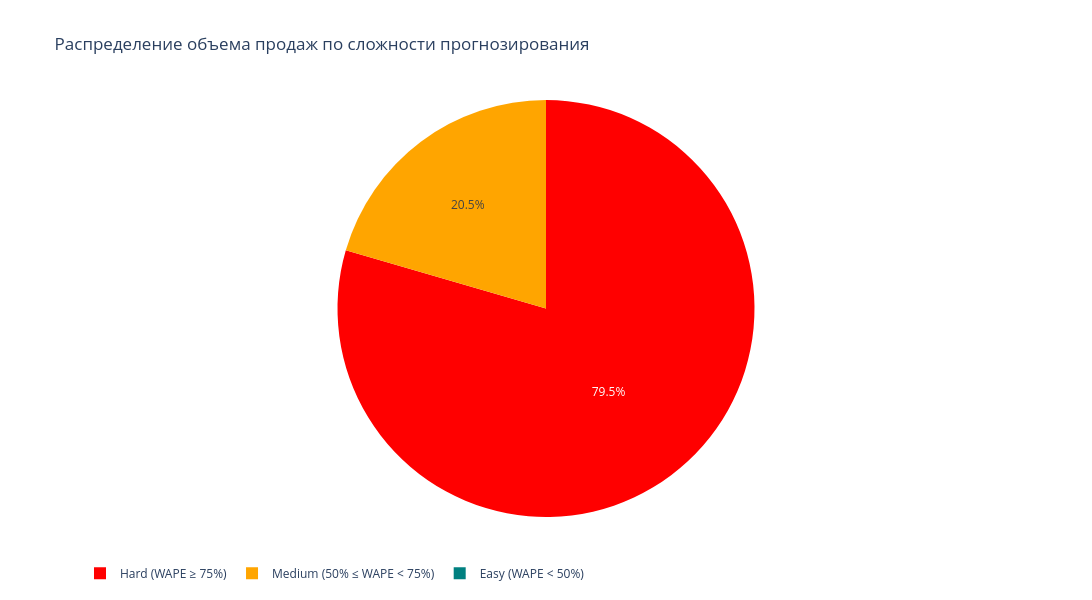

Here is the notebook cell this chart was saved with:
### Markdown cell above
Объединяем 5-мерные сегменты по WAPE: Easy — ниже 50%, Medium — от 50% до 75%,
Hard — от 75%. Это заданные пороги, не ABC-анализ из первоначального задания.
WAPE кластера рассчитывается как отношение сумм абсолютной ошибки и спроса.
Доля объёма основана на уникальных фактах продаж, без повторов из окон бэктеста.

### Code cell
bins = [0, 0.5, 0.75, np.inf]
labels = ['Easy (WAPE < 50%)', 'Medium (50% ≤ WAPE < 75%)', 'Hard (WAPE ≥ 75%)']
fi_cluster = fi_table.copy()
fi_cluster['Forecast_Cluster'] = pd.cut(
    fi_cluster['WAPE'], bins=bins, labels=labels, right=False, include_lowest=True,
)
cluster_stats = fi_cluster.groupby('Forecast_Cluster', observed=False).agg({
    'n_series': 'sum', 'total_volume': 'sum',
    'absolute_error': 'sum', 'actual_abs_sum': 'sum',
}).reset_index()
cluster_stats['WAPE'] = cluster_stats['absolute_error'] / cluster_stats['actual_abs_sum'].replace(0, np.nan)
cluster_stats['Volume_Share'] = cluster_stats['total_volume'] / cluster_stats['total_volume'].sum()

display(cluster_stats[['Forecast_Cluster', 'n_series', 'total_volume', 'WAPE', 'Volume_Share']].style.format({
    'WAPE': '{:.1%}', 'total_volume': '{:,.0f}', 'Volume_Share': '{:.1%}',
}))
fig = px.pie(
    cluster_stats, values='total_volume', names='Forecast_Cluster',
    title='Распределение объема продаж по сложности прогнозирования',
    color='Forecast_Cluster', color_discrete_map=dict(zip(labels, ['teal', 'orange', 'red'])),
)
fig.update_traces(textposition='inside', textinfo='percent', hovertemplate='%{label}<br>Объём: %{value:,.0f}<br>Доля: %{percent}<extra></extra>')
fig.update_layout(height=600, width=1200, legend=dict(orientation='h', y=-0.1))
fig.show()
# Отдельный интерактивный файл можно открыть в браузере без Jupyter и интернета.
fig.write_html(OUTPUT_DIR / 'forecastability_clusters.html', include_plotlyjs=True, full_html=True)

# Контроль итогов и выгрузка таблиц для проверки вне ноутбука.
assert (forecasts_df['forecast_date'] > forecasts_df['train_date']).all()
assert np.isfinite(fi_table['WAPE']).all()
assert fi_cluster['Forecast_Cluster'].notna().all()
assert np.isclose(cluster_stats['Volume_Share'].sum(), 1.0)
assert cluster_stats['n_series'].sum() == fi_table['n_series'].sum()
fi_table.to_csv(OUTPUT_DIR / 'forecastability_index.csv', index=False)
cluster_stats.to_csv(OUTPUT_DIR / 'forecastability_clusters.csv', index=False)
print(f"Рассчитано {len(fi_table)} сегментов для {fi_table['n_series'].sum()} рядов.")
print(f"WAPE: {fi_table['WAPE'].min():.1%} — {fi_table['WAPE'].max():.1%}")
print("Все итоговые проверки пройдены; таблицы сохранены в outputs/.")

### Figure 1 — Plotly figure (JSON) as saved in the notebook; plotly's stock layout.template omitted (floating-point values rounded to 4 significant figures)
{"data": [{"customdata": [["Easy (WAPE < 50%)"], ["Medium (50% ≤ WAPE < 75%)"], ["Hard (WAPE ≥ 75%)"]], "domain": {"x": [0.0, 1.0], "y": [0.0, 1.0]}, "hovertemplate": "%{label}<br>Объём: %{value:,.0f}<br>Доля: %{percent}<extra></extra>", "labels": ["Easy (WAPE < 50%)", "Medium (50% ≤ WAPE < 75%)", "Hard (WAPE ≥ 75%)"], "legendgroup": "", "marker": {"colors": ["teal", "orange", "red"]}, "name": "", "showlegend": true, "textinfo": "percent", "textposition": "inside", "type": "pie", "values": [0.0, 40640.0, 157700.0]}], "layout": {"height": 600, "legend": {"orientation": "h", "tracegroupgap": 0, "y": -0.1}, "title": {"text": "Распределение объема продаж по сложности прогнозирования"}, "width": 1200}}
